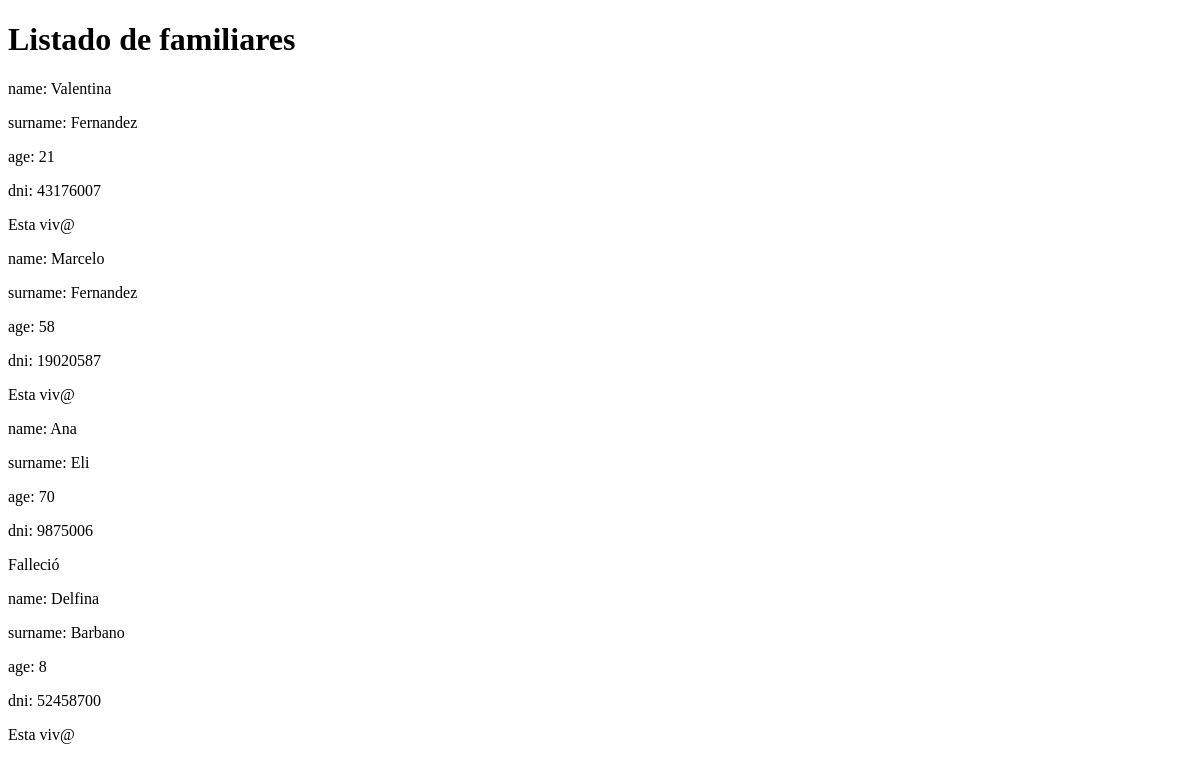
The app's page /list_families/, older data.
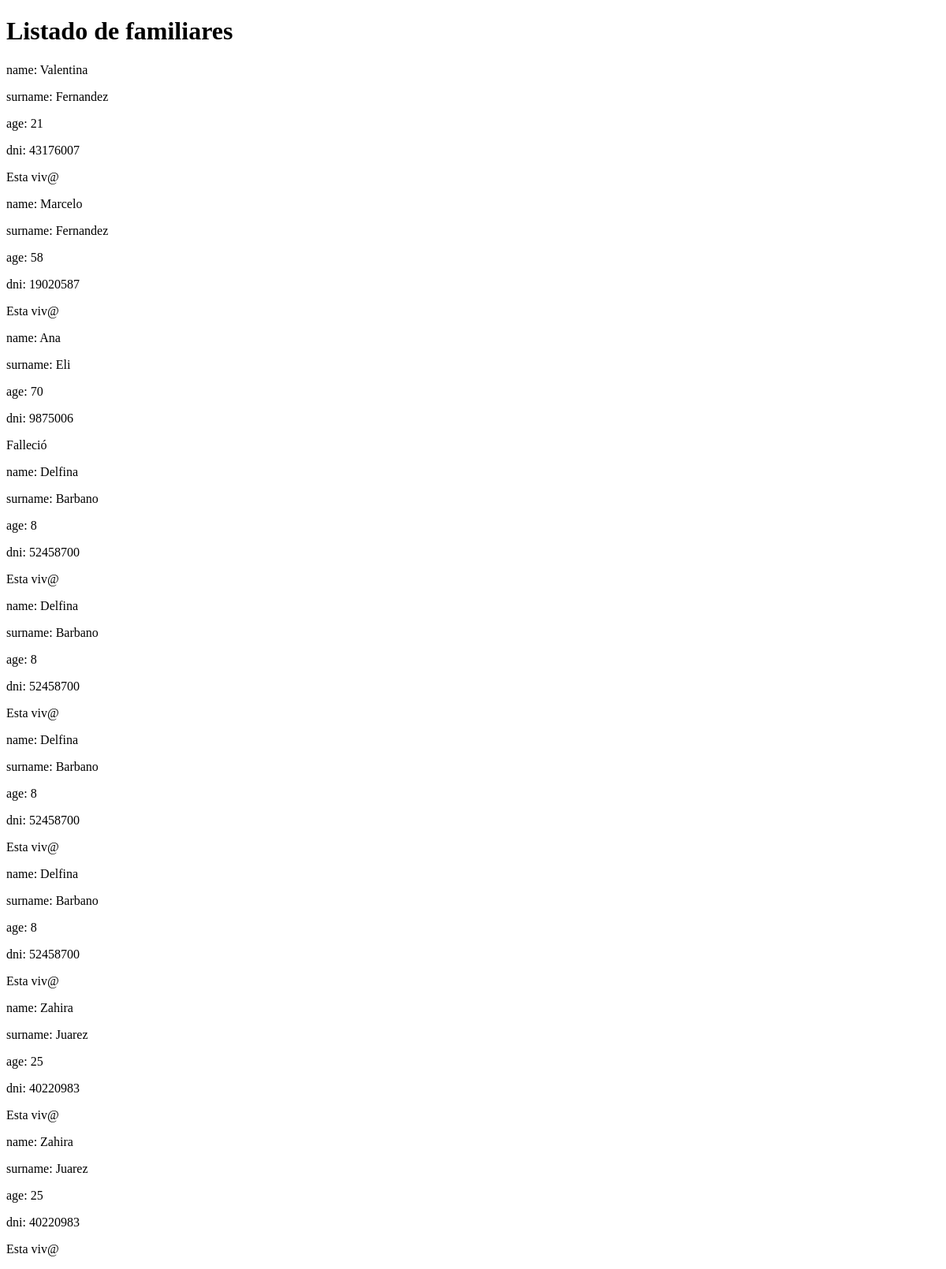
The same page, newer data.
### Familia/models.py (models this page shows)
class Family(models.Model):
    name = models.CharField(max_length= 100)
    surname = models.CharField(max_length=100)
    age = models.IntegerField()
    dni = models.IntegerField(unique= True, null= False)
    alive = models.BooleanField()

### Familia/views.py (the view)
# urls.py: path('list_families/', list_family_members)
def list_family_members(request):
    all_family_members = Family.objects.all()
    context = {
        'family': all_family_members
    }
    return render(request,'list_families.html', context=context)

### templates/list_families.html (shortened to what this page needs)
<!DOCTYPE html>
<html lang="en">
<head>
</head>
<body>
    <h1> Listado de familiares</h1>
    {% for miembro in family %}
       <p>name: {{miembro.name}} </p>
       <p>surname: {{miembro.surname}} </p>
       <p>age: {{miembro.age}}</p>
       <p>dni: {{miembro.dni}}</p>
        {% if miembro.alive == True %}
           <p> Esta viv@</p>
        {% else %}
           <p> Falleció </p>
        {% endif %}
    {% endfor %}
</body>
</html>

Row changes from the older to the newer data that the page shows:
added Family: name "Delfina", surname "Barbano", age "8", dni "52458700", alive "Esta viv@"
added Family: name "Delfina", surname "Barbano", age "8", dni "52458700", alive "Esta viv@"
added Family: name "Delfina", surname "Barbano", age "8", dni "52458700", alive "Esta viv@"
added Family: name "Zahira", surname "Juarez", age "25", dni "40220983", alive "Esta viv@"
added Family: name "Zahira", surname "Juarez", age "25", dni "40220983", alive "Esta viv@"
